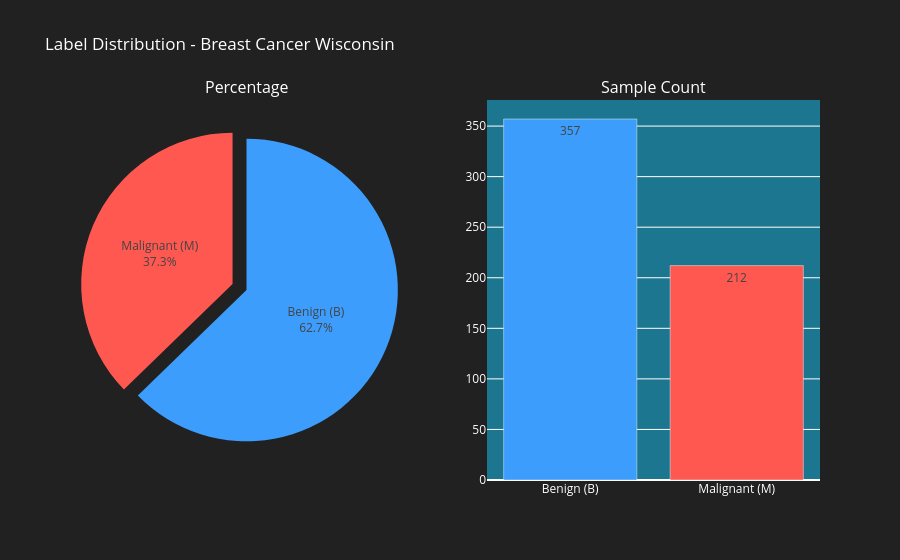

Notebook source saved alongside this figure:
### Code cell
fig = plot_class_distribution(df)
fig.show()

### Figure 1 — Plotly figure (JSON) as saved in the notebook; plotly's stock layout.template omitted (floating-point values rounded to 4 significant figures)
{"data": [{"domain": {"x": [0, 0.45], "y": [0, 1]}, "labels": ["Benign (B)", "Malignant (M)"], "marker": {"colors": ["#3d9dfc", "#FF5851"]}, "pull": [0, 0.1], "textinfo": "label+percent", "type": "pie", "values": [357, 212]}, {"marker": {"color": ["#3d9dfc", "#FF5851"]}, "text": ["357", "212"], "textposition": "auto", "type": "bar", "x": ["Benign (B)", "Malignant (M)"], "xaxis": "x", "y": [357, 212], "yaxis": "y"}], "layout": {"annotations": [{"font": {"size": 16}, "showarrow": false, "text": "Percentage", "x": 0.225, "xanchor": "center", "xref": "paper", "y": 1, "yanchor": "bottom", "yref": "paper"}, {"font": {"size": 16}, "showarrow": false, "text": "Sample Count", "x": 0.775, "xanchor": "center", "xref": "paper", "y": 1, "yanchor": "bottom", "yref": "paper"}], "font": {"color": "#ffffff"}, "paper_bgcolor": "#212121", "plot_bgcolor": "#1C768F", "showlegend": false, "title": {"text": "Label Distribution - Breast Cancer Wisconsin"}, "xaxis": {"anchor": "y", "domain": [0.55, 1]}, "yaxis": {"anchor": "x", "domain": [0, 1]}}}
